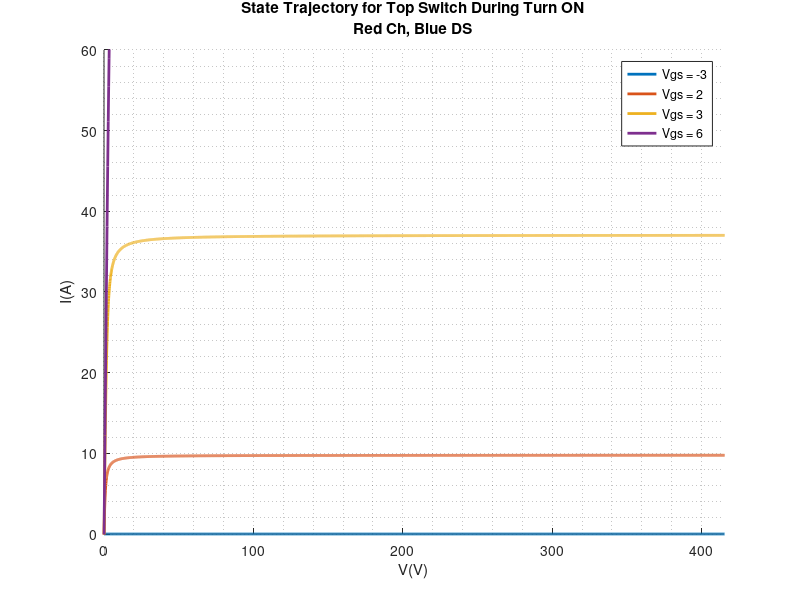
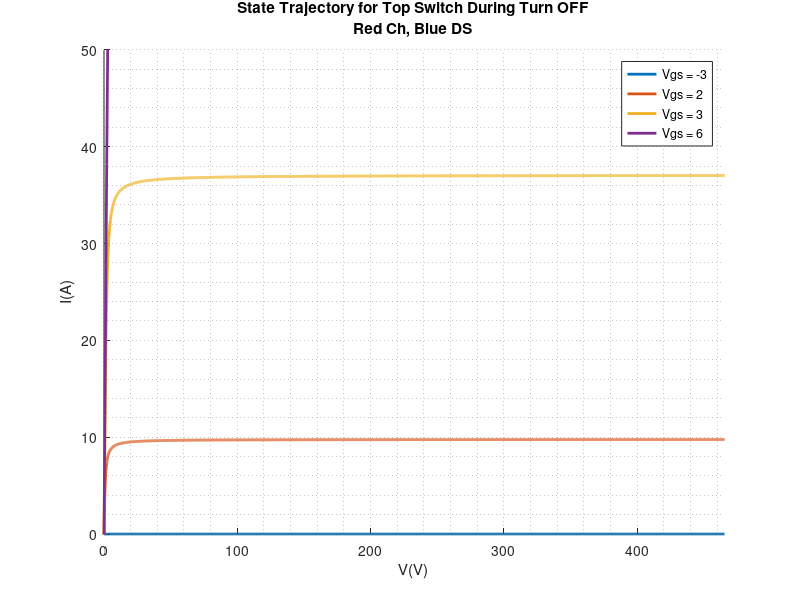

The MATLAB source for these figures, in order: (Note: this script raises an error after producing the figures.)
%% Plots
fsw = 1e6;
Period = 1/fsw;
Vgs = -10:1:6;
Vds = 0:0.1:475;
cur = 4.5057;
K = cur * 0.8 * (273/300)^(-2.7);
x0 = 0.31 ;
x1 = 0.255;
slp = 2;
f1 = figure('Name','Top Switch Turn On','units','normalized','outerposition',[0 0 1 1]);
f2 = figure('Name','Top Switch Turn Off','units','normalized','outerposition',[0 0 1 1]);
f3 = figure('Name','Bottom Switch Turn On','units','normalized','outerposition',[0 0 1 1]);
f4 = figure('Name','Bottom Switch Turn Off','units','normalized','outerposition',[0 0 1 1]);
Vds2 = 0;
for GateIndex = 1:17
    for i=1:((475/0.1)+1)
        GS = Vgs(GateIndex);
        DS = Vds(i);
        DS = DS - 0.9*0.95*0.82*18.2/295 - 3.6*0.238*0.82/295;
        GD = GS - DS;
        if Vds(i)>0
            I_top(GateIndex,i) = K*log(1+exp(26*(GS-1.7)/slp))*(DS)/(1+max((x0+x1*(GS+4.1)),0.2)*DS);
            Vds2(GateIndex,i) = Vds(i) + I_top(GateIndex,i)*(0.9*0.95*0.82*18.2/295 + 3.6*0.238*0.82/295);
        else
            I_top(GateIndex,i) = -K*log(1+exp(21*(GD-1.7)/slp))*(-DS)/(1+max((x0+x1*(GD+6.1)),0.2)*(-DS));
            Vds2(GateIndex,i) = Vds(i) + I_top(GateIndex,i)*(0.9*0.95*0.82*18.2/295 + 3.6*0.238*0.82/295);
        end
        
    end
end

figure(f1);
hold all
grid minor
for j=[8,13,14,17]
    plot((Vds2(j,:)), I_top(j,:),'Linewidth',2.0);
    %plot((Vds),  I_top(j,:),'Linewidth',2.0);
end
xlim([0 415]);
ylim([0 60]);
xlabel('V(V)');
ylabel('I(A)');
title({'State Trajectory for Top Switch During Turn ON','Red Ch, Blue DS'})
legend ('Vgs = -3','Vgs = 2','Vgs = 3','Vgs = 6','Location','northeast');
hold off

figure(f2);
hold all
grid minor
for j=[8,13,14,17]
    plot((Vds2(j,:)),  I_top(j,:),'Linewidth',2.0);
end
xlim([0 465]);
ylim([0 50]);
xlabel('V(V)');
ylabel('I(A)');
title({'State Trajectory for Top Switch During Turn OFF','Red Ch, Blue DS'})
legend ('Vgs = -3','Vgs = 2','Vgs = 3','Vgs = 6','Location','northeast');
hold off





drawArrow = @(x,y,varargin) quiver( x(1),y(1),x(2)-x(1),y(2)-y(1),0, varargin{:} );
Period = 1/fsw;
% Turn OFF for Top Switch
    ToffSampleMid = 2.5*Period/SampleTime + 1 ;
    MarginOff = round(1*Period/100/SampleTime);
    ToffSampleBegin = ToffSampleMid - MarginOff ;
    ToffSampleEnd   = ToffSampleMid + MarginOff ;
    DurationTopOFF = ToffSampleEnd - ToffSampleBegin;
% Turn ON for Top Switch
    TonSampleMid = 2*Period/SampleTime + 1 ;
    MarginOn = round(2*Period/100/SampleTime);
    TonSampleBegin = TonSampleMid ;
    TonSampleEnd   = TonSampleMid + MarginOn + 12000;%0.48*Period/SampleTime;   
    DurationTopON = TonSampleEnd - TonSampleBegin; 
%Top Switch Plot
% 
% Turn OFF Plot
%         InitI = TopCurrentDS(ToffSampleBegin);
%         InitV = TopVoltageDS(ToffSampleBegin);
%         EnergyTopOFF = 0;
%         TopOFFVI = zeros(1,2);
%         figure(f2)
%         hold all
%         for j=ToffSampleBegin:ToffSampleEnd
%             if abs(TopVoltageDS(j)-InitV) >= Vsens || abs(TopCurrentDS(j)-InitI) >= Isens
%                 X = [InitV TopVoltageDS(j)];
%                 Y = [InitI TopCurrentDS(j)];
%                 drawArrow(X,Y,'MaxHeadSize',150,'Color','b','LineWidth',2);
%                 InitV = TopVoltageDS(j);
%                 InitI = TopCurrentDS(j);
%             end
%             EnergyTopOFF = abs(TopVoltageDS(j) * TopCurrentDS(j)) * SampleTime + EnergyTopOFF;
%             TopOFFVI(j+1-ToffSampleBegin,:) = [TopVoltageDS(j),TopCurrentDS(j)];
%             EnergyTOFinst(j+1-ToffSampleBegin) = EnergyTopOFF;
%         end 
%         PowerTopOFF = EnergyTopOFF / Period;
%             plot(TopVoltageDS(ToffSampleBegin),TopCurrentDS(ToffSampleBegin),'*','Linewidth',10.0);
%             plot(TopVoltageDS(ToffSampleEnd),TopCurrentDS(ToffSampleEnd),'*','Linewidth',10.0);
%         hold off
% 


InitI = TopChCons(ToffSampleBegin);
InitV = TopVoltDSCons(ToffSampleBegin);
figure(f2)
Isens = 4;
Vsens = 4;
hold all
for j=ToffSampleBegin:ToffSampleEnd
    if abs(TopVoltDSCons(j)-InitV) >= Vsens || abs(TopChCons(j)-InitI) >= Isens
        X = [InitV TopVoltDSCons(j)];
        Y = [InitI TopChCons(j)];
        drawArrow(X,Y,'MaxHeadSize',150,'Color','r','LineWidth',2);
        InitV = TopVoltDSCons(j);
        InitI = TopChCons(j);
    end
end 
    plot(TopVoltDSCons(ToffSampleBegin),TopChCons(ToffSampleBegin),'*','Linewidth',10.0);
    plot(TopVoltDSCons(ToffSampleEnd),TopChCons(ToffSampleEnd),'*','Linewidth',10.0);
hold off    

InitI = TopDSCurrCons(ToffSampleBegin);
InitV = TopVoltDSCons(ToffSampleBegin);
figure(f2)
Isens = 4;
Vsens = 4;
hold all
for j=ToffSampleBegin:ToffSampleEnd
    if abs(TopVoltDSCons(j)-InitV) >= Vsens || abs(TopDSCurrCons(j)-InitI) >= Isens
        X = [InitV TopVoltDSCons(j)];
        Y = [InitI TopDSCurrCons(j)];
        drawArrow(X,Y,'MaxHeadSize',150,'Color','b','LineWidth',2);
        InitV = TopVoltDSCons(j);
        InitI = TopDSCurrCons(j);
    end
end 
hold off   

% Turn ON Plot
Isens = 5;
Vsens = 5;
% Drain-Source Current PLOT
%         InitI = TopCurrentDS(TonSampleBegin);
%         InitV = TopVoltageDS(TonSampleBegin);
%         EnergyTopON = 0;
%         TopONVI = zeros(1,2);
%         figure(f1)
%         hold all
%         for j=TonSampleBegin:TonSampleEnd
%             if abs(TopVoltageDS(j)-InitV) >= Vsens || abs(TopCurrentDS(j)-InitI) >= Isens
%                 X = [InitV TopVoltageDS(j)];
%                 Y = [InitI TopCurrentDS(j)];
%                 drawArrow(X,Y,'MaxHeadSize',150,'Color','b','LineWidth',2);
%                 InitV = TopVoltageDS(j);
%                 InitI = TopCurrentDS(j);
%             end
%             EnergyTopON = abs(TopVoltageDS(j) * TopCurrentDS(j)) * SampleTime + EnergyTopON;
%             TopONVI(j+1-TonSampleBegin,:) = [TopVoltageDS(j),TopCurrentDS(j)];
%             EnergyTONinst(j+1-TonSampleBegin) = EnergyTopON;
%         end 
%         PowerTopON = EnergyTopON / Period;
%             plot(TopVoltageDS(TonSampleBegin),TopCurrentDS(TonSampleBegin),'*','Linewidth',10.0);
%             plot(TopVoltageDS(TonSampleEnd),TopCurrentDS(TonSampleEnd),'*','Linewidth',10.0);
%         hold off;

InitI = TopChCons(TonSampleBegin);
InitV = TopVoltDSCons(TonSampleBegin);
figure(f1)
hold all
for j=TonSampleBegin:TonSampleEnd
    if abs(TopVoltDSCons(j)-InitV) >= Vsens || abs(TopChCons(j)-InitI) >= Isens
        X = [InitV TopVoltDSCons(j)];
        Y = [InitI TopChCons(j)];
        drawArrow(X,Y,'MaxHeadSize',1000,'Color','r','LineWidth',2);
        InitV = TopVoltDSCons(j);
        InitI = TopChCons(j);
    end
    if InitV<20
        Vsens = 0.5;
        Isens = 0.5;
    elseif InitV<5
        Vsens = 0.1;
        Isens = 0.1;
    end
       
end 
    plot(TopVoltDSCons(TonSampleBegin),TopChCons(TonSampleBegin),'*','Linewidth',10.0);
    plot(TopVoltDSCons(TonSampleEnd),TopChCons(TonSampleEnd),'*','Linewidth',10.0);

hold off;
InitI = TopDSCurrCons(TonSampleBegin);
InitV = TopVoltDSCons(TonSampleBegin);
figure(f1)
hold all
for j=TonSampleBegin:TonSampleEnd
    if abs(TopVoltDSCons(j)-InitV) >= Vsens || abs(TopDSCurrCons(j)-InitI) >= Isens
        X = [InitV TopVoltDSCons(j)];
        Y = [InitI TopDSCurrCons(j)];
        drawArrow(X,Y,'MaxHeadSize',1000,'Color','b','LineWidth',2);
        InitV = TopVoltDSCons(j);
        InitI = TopDSCurrCons(j);
    end
    if InitV<20
        Vsens = 0.5;
        Isens = 0.5;
    elseif InitV<5
        Vsens = 0.1;
        Isens = 0.1;
    end
       
end 



%Bot Switch Plot
Isens = 1;
Vsens = 0.5;
% Turn OFF for Bottom Switch
    ToffSampleMid = 2*Period/SampleTime + 1 ;
    MarginOff = round(Period/100/SampleTime);
    ToffSampleBegin = ToffSampleMid - MarginOff;
    ToffSampleEnd   = ToffSampleMid + MarginOff + 10000;
    DurationBotOFF = ToffSampleEnd - ToffSampleBegin;
% Turn ON for Bottom Switch
    TonSampleMid = 2.5*Period/SampleTime + 1 ;
    MarginOn = round(2.5*Period/100/SampleTime);
    TonSampleBegin = TonSampleMid - MarginOn;
    TonSampleEnd   = TonSampleMid + MarginOn;%0.48*Period/SampleTime;  
    DurationBotON = TonSampleEnd - TonSampleBegin;
Vds = -15:0.1:420;
Vds2 = 0;
for GateIndex = 1:17
    for i=1:((435/0.1)+1)
        GS = Vgs(GateIndex);
        DS = Vds(i);
        GD = GS - DS;
        if Vds(i)>0
            I_bottom(GateIndex,i) = K*log(1+exp(26*(GS-1.7)/slp))*(DS)/(1+max((x0+x1*(GS+4.1)),0.2)*DS);
        else
            I_bottom(GateIndex,i) = -K*log(1+exp(21*(GD-1.7)/slp))*(-DS)/(1+max((x0+x1*(GD+6.1)),0.2)*(-DS));
        end
        Vds2(GateIndex,i) = Vds(i) + I_bottom(GateIndex,i)*(0.9*0.95*0.82*18.2/295 + 3.6*0.238*0.82/295);
    end
end


figure(f3);
hold all
grid minor
for j=[1,5,8,14,17]
    plot((Vds2(j,:)),  I_bottom(j,:),'Linewidth',2.0);
end
xlim([-25 420]);
ylim([-50 5]);
xlabel('V(V)');
ylabel('I(A)');
title({'State Trajectory for Bottom Switch during Turn ON','Red Ch, Blue DS'})
legend ('Vgs = -10','Vgs = -6','Vgs = -3','Vgs = 3','Vgs = 6','Location','southeast');
hold off

figure(f4);
hold all
grid minor
for j=[5,8,11,14,17]
   plot((Vds2(j,:)),  I_bottom(j,:),'Linewidth',2.0);
end
xlim([-10 420]);
ylim([-30 5]);
xlabel('V(V)');
ylabel('I(A)');
title({'State Trajectory for Bottom Switch during Turn OFF','Red Ch, Blue DS'})
legend ('Vgs = -6','Vgs = -3','Vgs = 0','Vgs = 3','Vgs = 6','Location','southeast');
hold off

% Turn ON Plot
% Drain-Source Current Plot
%         InitI = BotCurrentDS(TonSampleBegin);
%         InitV = BotVoltageDS(TonSampleBegin);
%         EnergyBotON = 0;
%         BotONVI = zeros(1,2);
%         figure(f3)
%         hold all
%         for j=TonSampleBegin:TonSampleEnd
%             if abs(BotVoltageDS(j)-InitV) >= Vsens || abs(BotCurrentDS(j)-InitI) >= Isens
%                 X = [InitV BotVoltageDS(j)];
%                 Y = [InitI BotCurrentDS(j)];
%                 drawArrow(X,Y,'MaxHeadSize',20,'Color','b','LineWidth',2);
%                 InitV = BotVoltageDS(j);
%                 InitI = BotCurrentDS(j);
%             end
%             EnergyBotON = abs(BotVoltageDS(j) * BotCurrentDS(j)) * SampleTime + EnergyBotON;
%             BotONVI(j+1-TonSampleBegin,:) = [BotVoltageDS(j),BotCurrentDS(j)];
%             EnergyBONinst(j+1-TonSampleBegin) = EnergyBotON;
%         end      
%         PowerBotON = EnergyBotON / Period;
%         plot(BotVoltageDS(TonSampleBegin),BotCurrentDS(TonSampleBegin),'*','Linewidth',10.0);
%         plot(BotVoltageDS(TonSampleEnd),BotCurrentDS(TonSampleEnd),'*','Linewidth',10.0);
%         hold off

InitI = BotChCons(TonSampleBegin);
InitV = BotVoltDSCons(TonSampleBegin);
figure(f3)
hold all
for j=TonSampleBegin:(TonSampleEnd-20000)
    if abs(BotVoltDSCons(j)-InitV) >= Vsens || abs(BotChCons(j)-InitI) >= Isens
        X = [InitV BotVoltDSCons(j)];
        Y = [InitI BotChCons(j)];
        drawArrow(X,Y,'MaxHeadSize',20,'Color','r','LineWidth',2);
        InitV = BotVoltDSCons(j);
        InitI = BotChCons(j);
    end
end 
    plot(BotVoltDSCons(TonSampleBegin),BotChCons(TonSampleBegin),'*','Linewidth',10.0);
    plot(BotVoltDSCons(TonSampleEnd),BotChCons(TonSampleEnd),'*','Linewidth',10.0);

hold off
InitI = BotDSCurrCons(TonSampleBegin);
InitV = BotVoltDSCons(TonSampleBegin);
figure(f3)
hold all
for j=TonSampleBegin:(TonSampleEnd-20000)
    if abs(BotVoltDSCons(j)-InitV) >= Vsens || abs(BotDSCurrCons(j)-InitI) >= Isens
        X = [InitV BotVoltDSCons(j)];
        Y = [InitI BotDSCurrCons(j)];
        drawArrow(X,Y,'MaxHeadSize',20,'Color','b','LineWidth',2);
        InitV = BotVoltDSCons(j);
        InitI = BotDSCurrCons(j);
    end
end 
    
% Turn OFF Plot
% Drain Source Current Plot
%         InitI = BotCurrentDS(ToffSampleBegin);
%         InitV = BotVoltageDS(ToffSampleBegin);
%         EnergyBotOFF = 0;
%         BotOFFVI = zeros(1,2);
%         figure(f4)
%         hold all
%         for j=ToffSampleBegin:ToffSampleEnd
%             if abs(BotVoltageDS(j)-InitV) >= Vsens || abs(BotCurrentDS(j)-InitI) >= Isens
%                 X = [InitV BotVoltageDS(j)];
%                 Y = [InitI BotCurrentDS(j)];
%                 drawArrow(X,Y,'MaxHeadSize',20,'Color','b','LineWidth',2);
%                 InitV = BotVoltageDS(j);
%                 InitI = BotCurrentDS(j);
%             end
%             EnergyBotOFF = abs(BotVoltageDS(j) * BotCurrentDS(j)) * SampleTime + EnergyBotOFF;
%             BotOFFVI(j+1-ToffSampleBegin,:) = [BotVoltageDS(j),BotCurrentDS(j)];
%             EnergyBOFinst(j+1-ToffSampleBegin) = EnergyBotOFF;
%         end
%         PowerBotOFF = EnergyBotOFF / Period;
%         plot(BotVoltageDS(ToffSampleBegin),BotCurrentDS(ToffSampleBegin),'*','Linewidth',10.0);
%         plot(BotVoltageDS(ToffSampleEnd),BotCurrentDS(ToffSampleEnd),'*','Linewidth',10.0);
%         hold off
Isens = 1;
Vsens = 1;
InitI = BotChCons(ToffSampleBegin);
InitV = BotVoltDSCons(ToffSampleBegin);
figure(f4)
hold all
for j=ToffSampleBegin:(ToffSampleEnd)
    if abs(BotVoltDSCons(j)-InitV) >= Vsens || abs(BotChCons(j)-InitI) >= Isens
        X = [InitV BotVoltDSCons(j)];
        Y = [InitI BotChCons(j)];
        drawArrow(X,Y,'MaxHeadSize',1000,'Color','r','LineWidth',2);
        InitV = BotVoltDSCons(j);
        InitI = BotChCons(j);
    end
end
plot(BotVoltDSCons(ToffSampleBegin),BotChCons(ToffSampleBegin),'*','Linewidth',10.0);
plot(BotVoltDSCons(ToffSampleEnd),BotChCons(ToffSampleEnd),'*','Linewidth',10.0);

InitI = BotDSCurrCons(ToffSampleBegin);
InitV = BotVoltDSCons(ToffSampleBegin);
figure(f4)
hold all
for j=ToffSampleBegin:(ToffSampleEnd)
    if abs(BotVoltDSCons(j)-InitV) >= Vsens || abs(BotDSCurrCons(j)-InitI) >= Isens
        X = [InitV BotVoltDSCons(j)];
        Y = [InitI BotDSCurrCons(j)];
        drawArrow(X,Y,'MaxHeadSize',1000,'Color','b','LineWidth',2);
        InitV = BotVoltDSCons(j);
        InitI = BotDSCurrCons(j);
    end
end
hold off
